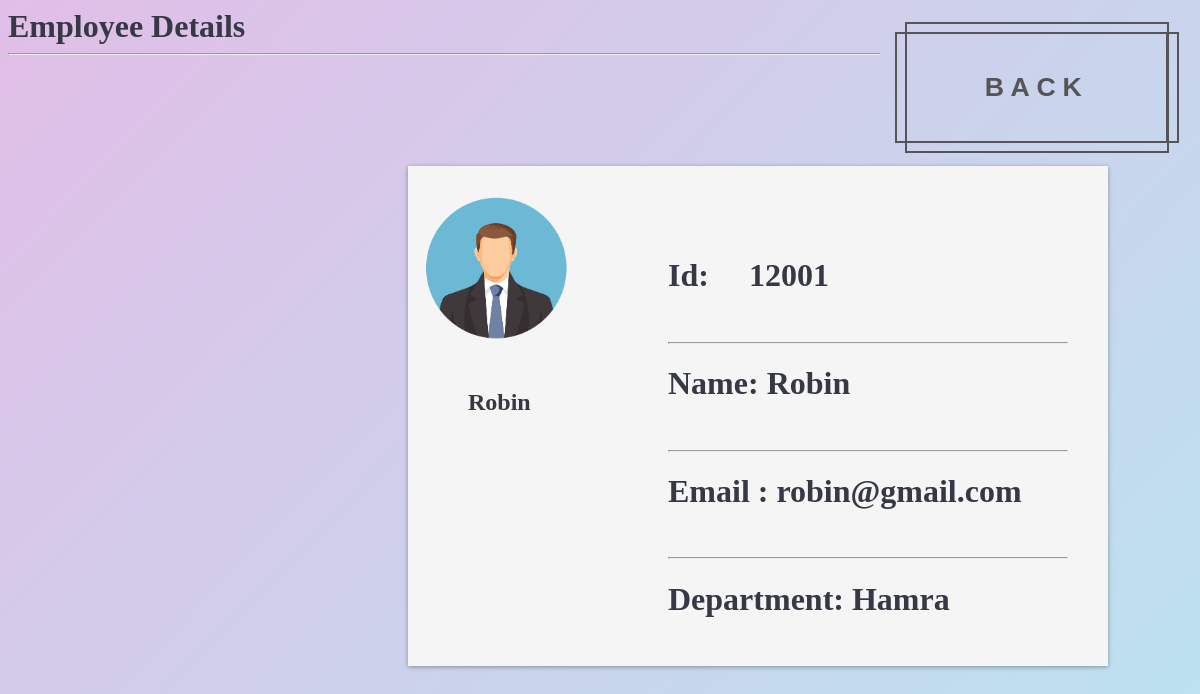
The app's page /12001 (signed in), older data.
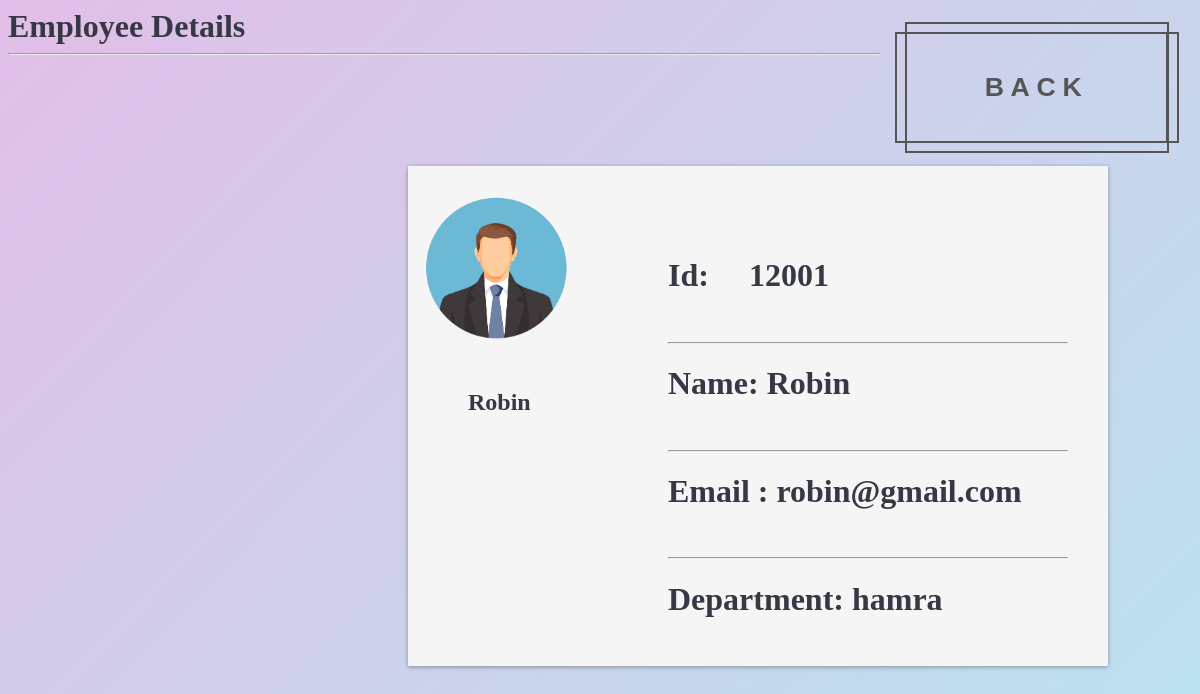
The same page, newer data.
### app1/models.py (models this page shows, shortened)
class Employee(models.Model):
    emp_id = models.IntegerField(primary_key=True)
    name = models.CharField(max_length=30)
    email = models.EmailField()
    photo = models.CharField(max_length=200, null=True, blank=True)
    department = models.ForeignKey(Department, on_delete=models.CASCADE)
    absences_days = models.IntegerField()
    overtime_days = models.IntegerField()
    experience = models.IntegerField()
    salary = models.FloatField()

class Department(models.Model):
    department = models.CharField(max_length=50, primary_key=True)
    Number_of_employees = models.IntegerField(default=0)

### app1/views.py (the view)
# urls.py: path('<int:emp_id>', details),
@login_required
def details(request, emp_id):
    res = Employee.objects.filter(emp_id=emp_id).first()
    if res:
        return render(request, 'details.html', {'emp': res})
    else:
        return HttpResponse("<h1> something went wrong searching for id" + str(emp_id) + "</h1>")

### templates/details.html (shortened to what this page needs)
<!doctype html>
<html><head>
    <link rel="stylesheet" href="../static/details.css" type="text/css"/>
</head>
<body>
    <h1 class ="top">Employee Details</h1>
    <a id="goback" href="/fetchemployees">
    <button class="button" type="button">Back
        <div class="button__horizontal"></div>
        <div class="button__vertical"></div>
    </button>
</a>
    <hr>
    <br><br>
<div class="center">
<div class="next">
<div class="rimg">
    {%if emp.photo == null or emp.photo == '1'  %}
    <img src="https://encrypted-tbn0.gstatic.com/images?q=tbn:ANd9GcTnKrFyxS9ptI-FvPq1SA1A4576CUW-xxnk5g&usqp=CAU" alt="couldnt load" class="rounded-circle" width="150">
    {%else%}
    <img src=" ../static/img/{{emp.photo}}" alt="No photo" class="rounded-circle" width="150">
    {%endif%}
</div>
    <div class = "mt-3">
        <h2 style="margin-left: 0px;">  {{emp.name}}  </h2>
    </div>
    <div class="about">
        <h1>Id: &nbsp  &nbsp {{emp.emp_id}}</h1>
        <br><hr>
<h1> Name: {{  emp.name }} </h1>
<br><hr>
<h1>Email : {{ emp.email }}</h1>
<br><hr>
<h1>Department: {{ emp.department.department }}</h1>
<br><hr>
<br><hr>
        <br><hr>
        <br><hr>
</div>
</div>
</div>
</body>
</html>

Row changes from the older to the newer data that the page shows:
changed Employee "Robin": department.department "Hamra" → "hamra"
